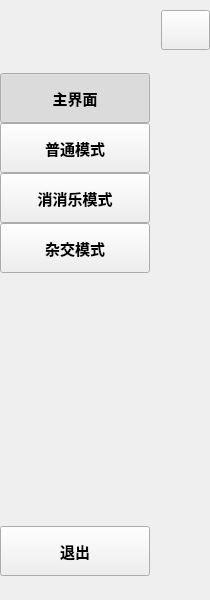
   <widget class="QWidget" name="menu" native="true">
    <property name="geometry">
     <rect>
      <x>0</x>
      <y>0</y>
      <width>210</width>
      <height>600</height>
     </rect>
    </property>
    <property name="sizePolicy">
     <sizepolicy hsizetype="Preferred" vsizetype="Preferred">
      <horstretch>0</horstretch>
      <verstretch>0</verstretch>
     </sizepolicy>
    </property>
    <layout class="QHBoxLayout" name="horizontalLayout">
     <property name="spacing">
      <number>7</number>
     </property>
     <property name="sizeConstraint">
      <enum>QLayout::SizeConstraint::SetNoConstraint</enum>
     </property>
     <property name="leftMargin">
      <number>0</number>
     </property>
     <property name="topMargin">
      <number>0</number>
     </property>
     <property name="rightMargin">
      <number>0</number>
     </property>
     <property name="bottomMargin">
      <number>0</number>
     </property>
     <item>
      <widget class="QWidget" name="widget_side" native="true">
       <property name="sizePolicy">
        <sizepolicy hsizetype="Preferred" vsizetype="Preferred">
         <horstretch>0</horstretch>
         <verstretch>0</verstretch>
        </sizepolicy>
       </property>
       <property name="minimumSize">
        <size>
         <width>150</width>
         <height>600</height>
        </size>
       </property>
       <layout class="QVBoxLayout" name="verticalLayout_6">
        <property name="spacing">
         <number>0</number>
        </property>
        <property name="sizeConstraint">
         <enum>QLayout::SizeConstraint::SetNoConstraint</enum>
        </property>
        <property name="leftMargin">
         <number>0</number>
        </property>
        <property name="topMargin">
         <number>0</number>
        </property>
        <property name="rightMargin">
         <number>0</number>
        </property>
        <property name="bottomMargin">
         <number>10</number>
        </property>
        <item>
         <layout class="QVBoxLayout" name="leftmenu_part">
          <property name="spacing">
           <number>0</number>
          </property>
          <property name="topMargin">
           <number>60</number>
          </property>
          <item>
           <widget class="QPushButton" name="choicebutton1">
            <property name="minimumSize">
             <size>
              <width>0</width>
              <height>50</height>
             </size>
            </property>
            <property name="font">
             <font>
              <pointsize>11</pointsize>
              <bold>true</bold>
             </font>
            </property>
            <property name="text">
             <string>主界面</string>
            </property>
            <property name="icon">
             <iconset resource="resources.qrc">
              <normaloff>:/new/pics/home.png</normaloff>:/new/pics/home.png</iconset>
            </property>
            <property name="iconSize">
             <size>
              <width>30</width>
              <height>30</height>
             </size>
            </property>
            <property name="checkable">
             <bool>true</bool>
            </property>
            <property name="checked">
             <bool>true</bool>
            </property>
            <property name="autoExclusive">
             <bool>true</bool>
            </property>
           </widget>
          </item>
          <item>
           <widget class="QPushButton" name="choicebutton2">
            <property name="minimumSize">
             <size>
              <width>0</width>
              <height>50</height>
             </size>
            </property>
            <property name="font">
             <font>
              <pointsize>11</pointsize>
              <bold>true</bold>
             </font>
            </property>
            <property name="text">
             <string>普通模式</string>
            </property>
            <property name="icon">
             <iconset resource="resources.qrc">
              <normaloff>:/new/pics/directionspic.png</normaloff>:/new/pics/directionspic.png</iconset>
            </property>
            <property name="iconSize">
             <size>
              <width>30</width>
              <height>30</height>
             </size>
            </property>
            <property name="checkable">
             <bool>true</bool>
            </property>
            <property name="autoExclusive">
             <bool>true</bool>
            </property>
           </widget>
          </item>
          <item>
           <widget class="QPushButton" name="choicebutton3">
            <property name="minimumSize">
             <size>
              <width>0</width>
              <height>50</height>
             </size>
            </property>
            <property name="font">
             <font>
              <pointsize>11</pointsize>
              <bold>true</bold>
             </font>
            </property>
            <property name="text">
             <string>消消乐模式</string>
            </property>
            <property name="icon">
             <iconset resource="resources.qrc">
              <normaloff>:/new/pics/listpic.png</normaloff>:/new/pics/listpic.png</iconset>
            </property>
            <property name="iconSize">
             <size>
              <width>30</width>
              <height>30</height>
             </size>
            </property>
            <property name="checkable">
             <bool>true</bool>
            </property>
            <property name="autoExclusive">
             <bool>true</bool>
            </property>
           </widget>
          </item>
          <item>
           <widget class="QPushButton" name="choicebutton4">
            <property name="minimumSize">
             <size>
              <width>50</width>
              <height>50</height>
             </size>
            </property>
            <property name="font">
             <font>
              <pointsize>11</pointsize>
              <bold>true</bold>
             </font>
            </property>
            <property name="text">
             <string>杂交模式</string>
            </property>
            <property name="icon">
             <iconset resource="resources.qrc">
              <normaloff>:/new/pics/clockpic.png</normaloff>:/new/pics/clockpic.png</iconset>
            </property>
            <property name="iconSize">
             <size>
              <width>30</width>
              <height>30</height>
             </size>
            </property>
            <property name="checkable">
             <bool>true</bool>
            </property>
            <property name="autoExclusive">
             <bool>true</bool>
            </property>
           </widget>
          </item>
         </layout>
        </item>
        <item>
         <spacer name="verticalSpacer_12">
          <property name="orientation">
           <enum>Qt::Orientation::Vertical</enum>
          </property>
          <property name="sizeType">
           <enum>QSizePolicy::Policy::Maximum</enum>
          </property>
          <property name="sizeHint" stdset="0">
           <size>
            <width>20</width>
            <height>240</height>
           </size>
          </property>
         </spacer>
        </item>
        <item>
         <widget class="QPushButton" name="choicebutton5">
          <property name="minimumSize">
           <size>
            <width>0</width>
            <height>50</height>
           </size>
          </property>
          <property name="font">
           <font>
            <pointsize>11</pointsize>
            <bold>true</bold>
           </font>
          </property>
          <property name="text">
           <string>退出</string>
          </property>
          <property name="icon">
           <iconset resource="resources.qrc">
            <normaloff>:/new/pics/exitpic.png</normaloff>:/new/pics/exitpic.png</iconset>
          </property>
          <property name="iconSize">
           <size>
            <width>30</width>
            <height>30</height>
           </size>
          </property>
         </widget>
        </item>
       </layout>
      </widget>
     </item>
     <item>
      <widget class="QWidget" name="widget_side2" native="true">
       <property name="enabled">
        <bool>true</bool>
       </property>
       <property name="sizePolicy">
        <sizepolicy hsizetype="Preferred" vsizetype="Preferred">
         <horstretch>0</horstretch>
         <verstretch>0</verstretch>
        </sizepolicy>
       </property>
       <property name="minimumSize">
        <size>
         <width>60</width>
         <height>600</height>
        </size>
       </property>
       <layout class="QVBoxLayout" name="verticalLayout_3">
        <property name="sizeConstraint">
         <enum>QLayout::SizeConstraint::SetNoConstraint</enum>
        </property>
        <property name="leftMargin">
         <number>11</number>
        </property>
        <property name="topMargin">
         <number>10</number>
        </property>
        <property name="rightMargin">
         <number>0</number>
        </property>
        <property name="bottomMargin">
         <number>10</number>
        </property>
        <item>
         <widget class="QPushButton" name="menubutton">
          <property name="sizePolicy">
           <sizepolicy hsizetype="Preferred" vsizetype="Preferred">
            <horstretch>0</horstretch>
            <verstretch>0</verstretch>
           </sizepolicy>
          </property>
          <property name="minimumSize">
           <size>
            <width>40</width>
            <height>40</height>
           </size>
          </property>
          <property name="maximumSize">
           <size>
            <width>50</width>
            <height>50</height>
           </size>
          </property>
          <property name="cursor">
           <cursorShape>PointingHandCursor</cursorShape>
          </property>
          <property name="text">
           <string/>
          </property>
          <property name="icon">
           <iconset resource="resources.qrc">
            <normaloff>:/new/pics/menupic.png</normaloff>:/new/pics/menupic.png</iconset>
          </property>
          <property name="iconSize">
           <size>
            <width>40</width>
            <height>40</height>
           </size>
          </property>
          <property name="checkable">
           <bool>true</bool>
          </property>
          <property name="flat">
           <bool>false</bool>
          </property>
         </widget>
        </item>
        <item>
         <spacer name="verticalSpacer_10">
          <property name="orientation">
           <enum>Qt::Orientation::Vertical</enum>
          </property>
          <property name="sizeType">
           <enum>QSizePolicy::Policy::Maximum</enum>
          </property>
          <property name="sizeHint" stdset="0">
           <size>
            <width>20</width>
            <height>550</height>
           </size>
          </property>
         </spacer>
        </item>
        <item>
         <widget class="QWidget" name="verticalWidget" native="true">
          <property name="minimumSize">
           <size>
            <width>0</width>
            <height>130</height>
           </size>
          </property>
          <layout class="QVBoxLayout" name="verticalLayout_10">
           <item>
            <widget class="QPushButton" name="settingbutton">
             <property name="cursor">
              <cursorShape>PointingHandCursor</cursorShape>
             </property>
             <property name="text">
              <string/>
             </property>
             <property name="icon">
              <iconset resource="resources.qrc">
               <normaloff>:/new/pics/settingpic.png</normaloff>:/new/pics/settingpic.png</iconset>
             </property>
             <property name="iconSize">
              <size>
               <width>40</width>
               <height>40</height>
              </size>
             </property>
             <property name="flat">
              <bool>true</bool>
             </property>
            </widget>
           </item>
           <item>
            <widget class="QPushButton" name="helpbutton">
             <property name="cursor">
              <cursorShape>PointingHandCursor</cursorShape>
             </property>
             <property name="text">
              <string/>
             </property>
             <property name="icon">
              <iconset resource="resources.qrc">
               <normaloff>:/new/pics/helppic.png</normaloff>:/new/pics/helppic.png</iconset>
             </property>
             <property name="iconSize">
              <size>
               <width>35</width>
               <height>35</height>
              </size>
             </property>
             <property name="flat">
              <bool>true</bool>
             </property>
            </widget>
           </item>
           <item>
            <widget class="QPushButton" name="testButton">
             <property name="cursor">
              <cursorShape>PointingHandCursor</cursorShape>
             </property>
             <property name="text">
              <string/>
             </property>
             <property name="icon">
              <iconset resource="resources.qrc">
               <normaloff>:/new/pics/dark.png</normaloff>
               <normalon>:/new/pics/light.png</normalon>:/new/pics/dark.png</iconset>
             </property>
             <property name="iconSize">
              <size>
               <width>30</width>
               <height>30</height>
              </size>
             </property>
             <property name="checkable">
              <bool>true</bool>
             </property>
             <property name="flat">
              <bool>true</bool>
             </property>
            </widget>
           </item>
          </layout>
         </widget>
        </item>
       </layout>
      </widget>
     </item>
    </layout>
   </widget>
